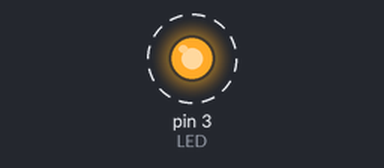
Recording of a sketch running on a simulated Arduino Uno, built with avr-gcc and run on an emulated ATmega328P. Shown: output pins drawn as LEDs (lit = HIGH). Dashed ring = blinking. What the sketch prints to the serial monitor is not drawn.

Above: at 0.5 s.
Timing chart, 0 to 4.6 s (numbered marks = the images above):
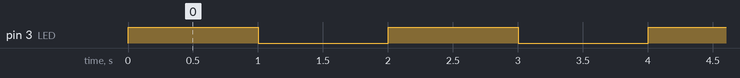

Measured:
- by itself, pin 3 (LED): alternates HIGH for 1.0 s and LOW for 1.0 s

The sketch:

LED_blinken.ino
```cpp
/*
   Ersteller: C.Wiencken
   Letzte Änderung 11.09.2020
   Hardware: Arduino UNO, grüne LED, passender Vorwiderstand
   Programmbeschreibung:
   Eine Led wird zum Blinken gebracht.
   Hierzu wird die Onbaord LED auf Pin 13 benutzt und im 1 sec takt zum blinken gerbracht
   Erweiterung um eine externe LED auf PIN 3, die PIN 13 ersetzt
*/

#define BoardLED   13           //LED auf Pin 13 onbaord
#define LED        3            //externe LED in grün auf Pin 3


void setup()
{

  pinMode (LED, OUTPUT);
  Serial.begin(9600);          // Kontrolle

}

void loop()
{
  digitalWrite (LED, HIGH);    //LED an
  Serial.println("LED an ");
  delay (1000);                //Taktzeit
  digitalWrite (LED, LOW);     //LED aus
  Serial.println("LED aus ");
  delay (1000);
}
```
